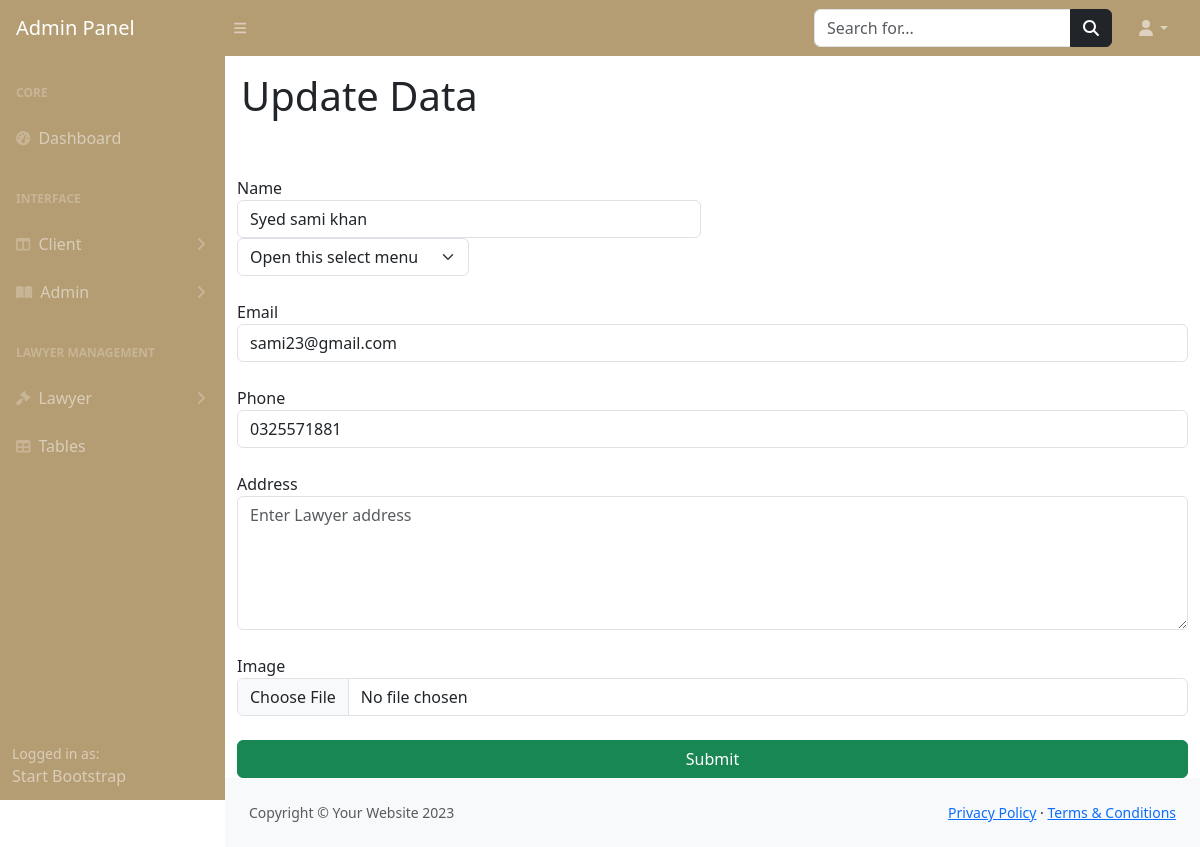
The page /admin-panel/update.php?id=2 on the database as committed earlier.
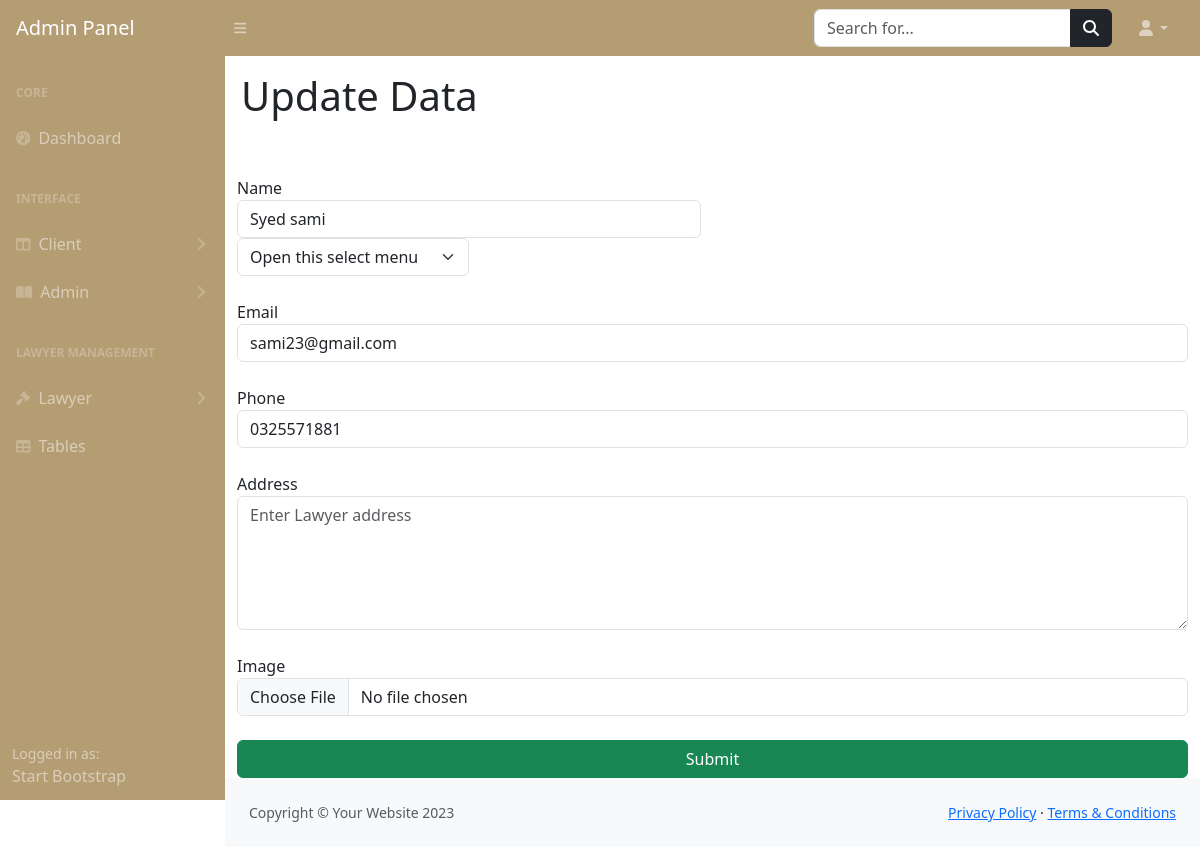
The same page on the database as committed later.
### tables this page shows
CREATE TABLE `lawyer` (
  `id` int(11) NOT NULL,
  `name` varchar(255) NOT NULL,
  `case` int(255) NOT NULL,
  `email` varchar(255) NOT NULL,
  `phone` varchar(255) NOT NULL,
  `address` text NOT NULL,
  `image` varchar(255) NOT NULL,
  `status` tinyint(1) NOT NULL DEFAULT 1
);

### admin-panel/update.php (the view, shortened to what this page needs)
<?php
include ("includes/header.php");
include ("includes/topbar.php");
include ("includes/sidebar.php");
include("../config.php");
$law_id=$_GET['id'];
$query="SELECT*FROM `lawyer` as l inner join `cases` as c on l.case=c.cid where l.id='$law_id'";
$result=mysqli_query($connection,$query);
if (mysqli_num_rows($result)>0) {
  while ($data=mysqli_fetch_assoc($result)) {
?>
<!DOCTYPE html>
<html lang="en">
<head>
    <link href="https://cdn.jsdelivr.net/npm/bootstrap@5.3.1/dist/css/bootstrap.min.css" rel="stylesheet">
</head>
</head>
<body>
    <h1 class="mt-3 ms-3">Update Data</h1>
    <div class="container mt-5">
    <form action="updatelawyer.php" method="POST" class="form-group" enctype="multipart/form-data">
        <div class="row form-group">
            <div class="col-sm-6 mb-3 mb-sm-0">
    <label for="name">Name</label>
    <input type="text" class="form-control" name="name" id="name" value="<?php echo $data['name']?>">
    <div class="col-sm-6">
    <select class="form-select" name="case" value="<?php echo $data['case']?>" aria-label="Default select example">
              <option selected>Open this select menu</option>
            </select>
    </div>
    </div>
    </div>
    <br>
    <label for="email">Email</label>
    <input type="email" class="form-control" name="email" id="email" required value="<?php echo $data['email']?>">
    <br>
    <label for="phone">Phone</label>
    <input type="number" class="form-control" name="phone" id="phone" required value="<?php echo $data['phone']?>">
    <br>
    <label for="address">Address</label>
    <textarea type="text" class="form-control form-control-user " id="Address" placeholder="Enter Lawyer address"
          name="address" rows="5" cols="20" required value="<?php echo $data['address']?>"></textarea>
    <br>
    <label for="image">Image</label>
    <input type="file" class="form-control" name="image" id="image" value="<?php echo 'image/'. $data['image']?>" >
    <br>
    <input type="submit" class="w-100 btn btn-success" name="update">
    </form>
    </div>
    <?php
 }
}
include("includes/footer.php");
?>
</body>
</html>

Rows that differ between the two databases and show on the page:
changed lawyer "Open this select menu": name "Syed sami khan" → "Syed sami"
